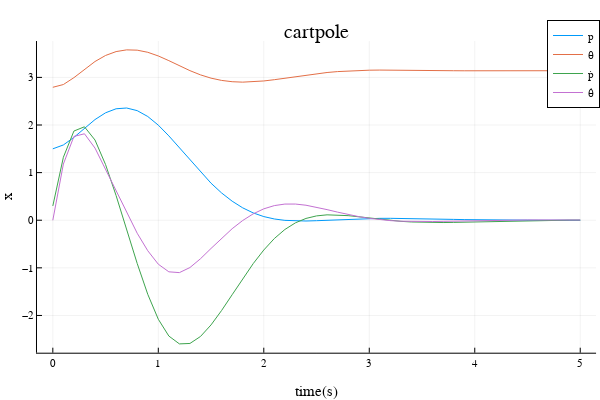

Notebook cell for this chart:
### Markdown cell above
## Part A: Infinite Horizon LQR about an equilibrium (10 pts)
Here we are going to solve for the infinite horizon LQR gain, and use it to stabilize the cartpole about the unstable equilibrium.

### Code cell
@testset "LQR about eq" begin
    
    # states and control sizes 
    nx = 4 
    nu = 1 
    
    # desired x and g (linearize about these)
    xgoal = [0, pi, 0, 0]
    ugoal = [0]
    
    # initial condition (slightly off of our linearization point)
    x0 = [0, pi, 0, 0] + [1.5, deg2rad(-20), .3, 0]
    
    # simulation size 
    dt = 0.1 
    tf = 5.0 
    t_vec = 0:dt:tf
    N = length(t_vec)
    X = [zeros(nx) for i = 1:N]
    X[1] = x0 
    
    # estimated parameters (design our controller with these)
    params_est = (mc = 1.0, mp = 0.2, l = 0.5)
    
    # real paremeters (simulate our system with these)
    params_real = (mc = 1.2, mp = 0.16, l = 0.55)
    
    # TODO: solve for the infinite horizon LQR gain Kinf
    
    # cost terms 
    Q = diagm([1,1,.05,.1])
    Qf = 1*Q
    R = 0.1*diagm(ones(nu))

    A = FD.jacobian(dx->rk4(params_est, dx, ugoal, dt), xgoal)
    B = FD.jacobian(du->rk4(params_est, xgoal, du, dt), ugoal)
    
    P, Kinf = ihlqr(A,B,Q,R)
    
    # TODO: simulate this controlled system with rk4(params_real, ...)
    for i = 1:N-1
        X[i+1] = rk4(params_real, X[i], ugoal-Kinf * (X[i]-xgoal), dt)
    end
    
    # ---------------tests and plots/animations---------------
    @test X[1] == x0 
    @test norm(X[end])>0
    @test norm(X[end] - xgoal) < 0.1 
    
    Xm = hcat(X...)
    display(plot(t_vec,Xm',title = "cartpole",
                 xlabel = "time(s)", ylabel = "x",
                 label = ["p" "θ" "ṗ" "θ̇"]))
    
    # animation stuff
    display(animate_cartpole(X, dt))
    # ---------------tests and plots/animations---------------
end

### Figure 1 — Plotly figure (JSON) as saved in the notebook; plotly's stock layout.template omitted (floating-point values rounded to 4 significant figures)
{"data": [{"colorbar": {"len": 0.8657, "title": "", "x": 0.9934, "y": 0.5087}, "legendgroup": "p", "line": {"color": "rgba(0, 154, 250, 1.000)", "dash": "solid", "shape": "linear", "width": 1}, "mode": "lines", "name": "p", "showlegend": true, "type": "scatter", "x": [0, 0.1, 0.2, 0.3, 0.4, 0.5, 0.6, 0.7, 0.8, 0.9, 1, 1.1, 1.2, 1.3, 1.4, 1.5, 1.6, 1.7, 1.8, 1.9, 2, 2.1, 2.2, 2.3, 2.4, 2.5, 2.6, 2.7, 2.8, 2.9, 3, 3.1, 3.2, 3.3, 3.4, 3.5, 3.6, 3.7, 3.8, 3.9, 4, 4.1, 4.2, 4.3, 4.4, 4.5, 4.6, 4.7, 4.8, 4.9, 5], "xaxis": "x", "y": [1.5, 1.581, 1.741, 1.932, 2.114, 2.257, 2.341, 2.357, 2.302, 2.179, 1.997, 1.772, 1.52, 1.261, 1.01, 0.7779, 0.5732, 0.4002, 0.2605, 0.1535, 0.07665, 0.02612, -0.002871, -0.01536, -0.01623, -0.009799, 0.0003881, 0.01163, 0.02205, 0.03048, 0.03635, 0.03954, 0.04024, 0.03885, 0.03586, 0.03179, 0.02711, 0.02225, 0.01753, 0.01321, 0.009427, 0.006269, 0.003752, 0.001846, 0.0004867, -0.0004058, -0.0009215, -0.001149, -0.001171, -0.001058, -0.0008683], "yaxis": "y"}, {"colorbar": {"len": 0.8657, "title": "", "x": 0.9934, "y": 0.5087}, "legendgroup": "θ", "line": {"color": "rgba(227, 111, 71, 1.000)", "dash": "solid", "shape": "linear", "width": 1}, "mode": "lines", "name": "θ", "showlegend": true, "type": "scatter", "x": [0, 0.1, 0.2, 0.3, 0.4, 0.5, 0.6, 0.7, 0.8, 0.9, 1, 1.1, 1.2, 1.3, 1.4, 1.5, 1.6, 1.7, 1.8, 1.9, 2, 2.1, 2.2, 2.3, 2.4, 2.5, 2.6, 2.7, 2.8, 2.9, 3, 3.1, 3.2, 3.3, 3.4, 3.5, 3.6, 3.7, 3.8, 3.9, 4, 4.1, 4.2, 4.3, 4.4, 4.5, 4.6, 4.7, 4.8, 4.9, 5], "xaxis": "x", "y": [2.793, 2.85, 2.995, 3.17, 3.334, 3.461, 3.542, 3.578, 3.572, 3.527, 3.451, 3.352, 3.245, 3.142, 3.053, 2.984, 2.937, 2.909, 2.9, 2.907, 2.925, 2.952, 2.984, 3.017, 3.049, 3.078, 3.103, 3.122, 3.136, 3.146, 3.152, 3.154, 3.154, 3.153, 3.15, 3.148, 3.145, 3.142, 3.14, 3.139, 3.138, 3.137, 3.137, 3.137, 3.138, 3.138, 3.139, 3.139, 3.14, 3.14, 3.141], "yaxis": "y"}, {"colorbar": {"len": 0.8657, "title": "", "x": 0.9934, "y": 0.5087}, "legendgroup": "ṗ", "line": {"color": "rgba(62, 164, 78, 1.000)", "dash": "solid", "shape": "linear", "width": 1}, "mode": "lines", "name": "ṗ", "showlegend": true, "type": "scatter", "x": [0, 0.1, 0.2, 0.3, 0.4, 0.5, 0.6, 0.7, 0.8, 0.9, 1, 1.1, 1.2, 1.3, 1.4, 1.5, 1.6, 1.7, 1.8, 1.9, 2, 2.1, 2.2, 2.3, 2.4, 2.5, 2.6, 2.7, 2.8, 2.9, 3, 3.1, 3.2, 3.3, 3.4, 3.5, 3.6, 3.7, 3.8, 3.9, 4, 4.1, 4.2, 4.3, 4.4, 4.5, 4.6, 4.7, 4.8, 4.9, 5], "xaxis": "x", "y": [0.3, 1.322, 1.873, 1.963, 1.685, 1.169, 0.5176, -0.1956, -0.9077, -1.556, -2.08, -2.433, -2.597, -2.588, -2.442, -2.199, -1.896, -1.565, -1.229, -0.9107, -0.6254, -0.3847, -0.1943, -0.05476, 0.03808, 0.09121, 0.1131, 0.1122, 0.09644, 0.07236, 0.04518, 0.01869, -0.004583, -0.02321, -0.03663, -0.04494, -0.04868, -0.04863, -0.04572, -0.04084, -0.03481, -0.02835, -0.02199, -0.01614, -0.01103, -0.006807, -0.003494, -0.001047, 0.0006257, 0.001648, 0.002152], "yaxis": "y"}, {"colorbar": {"len": 0.8657, "title": "", "x": 0.9934, "y": 0.5087}, "legendgroup": "θ̇", "line": {"color": "rgba(195, 113, 210, 1.000)", "dash": "solid", "shape": "linear", "width": 1}, "mode": "lines", "name": "θ̇", "showlegend": true, "type": "scatter", "x": [0, 0.1, 0.2, 0.3, 0.4, 0.5, 0.6, 0.7, 0.8, 0.9, 1, 1.1, 1.2, 1.3, 1.4, 1.5, 1.6, 1.7, 1.8, 1.9, 2, 2.1, 2.2, 2.3, 2.4, 2.5, 2.6, 2.7, 2.8, 2.9, 3, 3.1, 3.2, 3.3, 3.4, 3.5, 3.6, 3.7, 3.8, 3.9, 4, 4.1, 4.2, 4.3, 4.4, 4.5, 4.6, 4.7, 4.8, 4.9, 5], "xaxis": "x", "y": [0, 1.18, 1.76, 1.816, 1.515, 1.067, 0.5956, 0.1445, -0.2732, -0.6404, -0.9237, -1.083, -1.1, -0.9936, -0.8089, -0.5926, -0.3764, -0.1779, -0.00584, 0.1344, 0.2393, 0.3073, 0.3394, 0.3398, 0.3151, 0.2735, 0.2229, 0.1699, 0.1198, 0.07569, 0.03945, 0.01162, -0.008087, -0.02056, -0.027, -0.02876, -0.02714, -0.02334, -0.01839, -0.01307, -0.007985, -0.00351, 0.0001342, 0.002866, 0.004708, 0.005751, 0.006128, 0.005988, 0.005482, 0.004747, 0.0039], "yaxis": "y"}], "layout": {"annotations": [{"font": {"color": "rgba(0, 0, 0, 1.000)", "family": "sans-serif", "size": 20}, "rotation": 0, "showarrow": false, "text": "cartpole", "x": 0.5275, "xanchor": "center", "xref": "paper", "y": 1, "yanchor": "top", "yref": "paper"}], "height": 400, "legend": {"bgcolor": "rgba(255, 255, 255, 1.000)", "bordercolor": "rgba(0, 0, 0, 1.000)", "borderwidth": 1, "font": {"color": "rgba(0, 0, 0, 1.000)", "family": "sans-serif", "size": 11}, "title": {"font": {"color": "rgba(0, 0, 0, 1.000)", "family": "sans-serif", "size": 15}, "text": ""}, "tracegroupgap": 0, "traceorder": "normal", "x": 1, "xanchor": "auto", "y": 1, "yanchor": "auto"}, "margin": {"b": 20, "l": 0, "r": 0, "t": 20}, "paper_bgcolor": "rgba(255, 255, 255, 1.000)", "plot_bgcolor": "rgba(255, 255, 255, 1.000)", "showlegend": true, "width": 600, "xaxis": {"anchor": "y", "domain": [0.06165, 0.9934], "gridcolor": "rgba(0, 0, 0, 0.100)", "gridwidth": 0.5, "linecolor": "rgba(0, 0, 0, 1.000)", "mirror": false, "range": [-0.15, 5.15], "showgrid": true, "showline": true, "showticklabels": true, "tickangle": 0, "tickcolor": "rgb(0, 0, 0)", "tickfont": {"color": "rgba(0, 0, 0, 1.000)", "family": "sans-serif", "size": 11}, "tickmode": "array", "ticks": "inside", "ticktext": ["0", "1", "2", "3", "4", "5"], "tickvals": [0, 1, 2, 3, 4, 5], "title": "time(s)", "titlefont": {"color": "rgba(0, 0, 0, 1.000)", "family": "sans-serif", "size": 15}, "type": "-", "visible": true, "zeroline": false, "zerolinecolor": "rgba(0, 0, 0, 1.000)"}, "yaxis": {"anchor": "x", "domain": [0.07581, 0.9415], "gridcolor": "rgba(0, 0, 0, 0.100)", "gridwidth": 0.5, "linecolor": "rgba(0, 0, 0, 1.000)", "mirror": false, "range": [-2.783, 3.764], "showgrid": true, "showline": true, "showticklabels": true, "tickangle": 0, "tickcolor": "rgb(0, 0, 0)", "tickfont": {"color": "rgba(0, 0, 0, 1.000)", "family": "sans-serif", "size": 11}, "tickmode": "array", "ticks": "inside", "ticktext": ["−2", "−1", "0", "1", "2", "3"], "tickvals": [-2, -1, 0, 1, 2, 3], "title": "x", "titlefont": {"color": "rgba(0, 0, 0, 1.000)", "family": "sans-serif", "size": 15}, "type": "-", "visible": true, "zeroline": false, "zerolinecolor": "rgba(0, 0, 0, 1.000)"}}}
